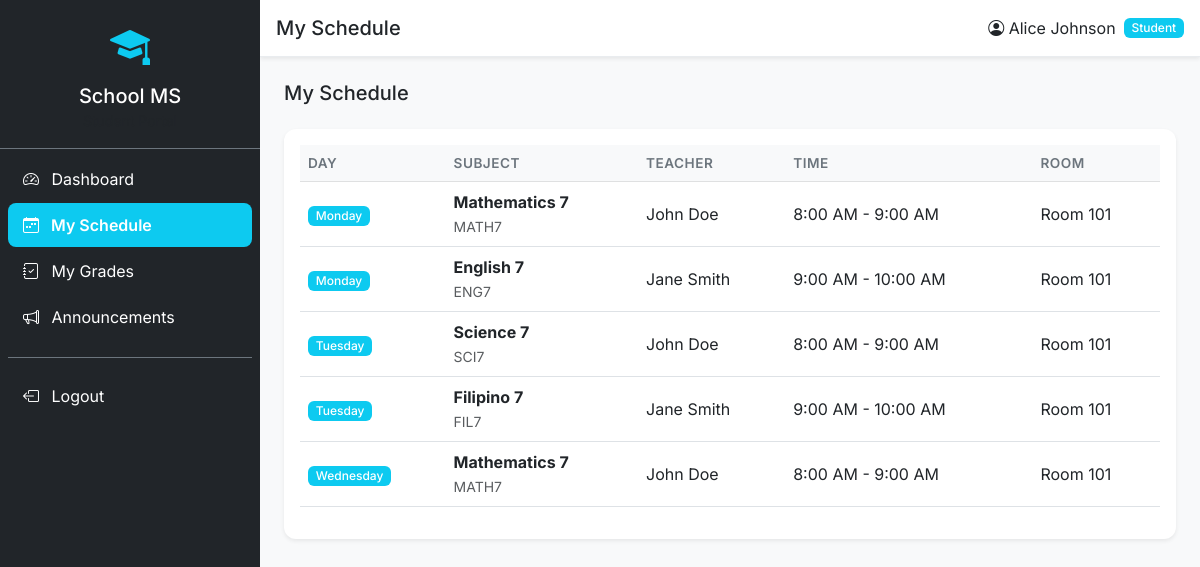
Screenshot of /student/schedule (signed in) with the database file from the repository.
### tables this page shows
CREATE TABLE schedules (
    id INT PRIMARY KEY AUTO_INCREMENT,
    subject_id INT NOT NULL,
    teacher_id INT NOT NULL,
    grade_level INT NOT NULL,
    section VARCHAR(50) NOT NULL,
    day_of_week ENUM('Monday','Tuesday','Wednesday','Thursday','Friday') NOT NULL,
    time_start TIME NOT NULL,
    time_end TIME NOT NULL,
    room VARCHAR(50),
    FOREIGN KEY (subject_id) REFERENCES subjects(id) ON DELETE CASCADE,
    FOREIGN KEY (teacher_id) REFERENCES teachers(id) ON DELETE CASCADE
);

CREATE TABLE subjects (
    id INT PRIMARY KEY AUTO_INCREMENT,
    subject_code VARCHAR(20) UNIQUE NOT NULL,
    subject_name VARCHAR(200) NOT NULL,
    description TEXT,
    grade_level INT NOT NULL,
    credits INT DEFAULT 1,
    status ENUM('active','inactive') DEFAULT 'active'
);

CREATE TABLE teachers (
    id INT PRIMARY KEY AUTO_INCREMENT,
    user_id INT UNIQUE NOT NULL,
    teacher_id VARCHAR(20) UNIQUE NOT NULL,
    first_name VARCHAR(100) NOT NULL,
    last_name VARCHAR(100) NOT NULL,
    department VARCHAR(100),
    specialization VARCHAR(200),
    phone VARCHAR(20),
    address TEXT,
    profile_image VARCHAR(255),
    FOREIGN KEY (user_id) REFERENCES users(id) ON DELETE CASCADE
);

### core/Response.php (called while the page is built, shortened)
<?php
class Response {
    public static function view(string $path, array $data = [], int $statusCode = 200) {
        extract($data);
        $fullPath = BASE_PATH . '/views/' . $path;
        require $fullPath;
        exit;
    }
}

### core/Controller.php (called while the page is built, shortened)
<?php
abstract class Controller {
    protected Session $session;
    public function __construct() {
        $this->session = new Session();
    }
    protected function view(string $path, array $data = []): void {
        $data['session'] = $this->session;
        Response::view($path, $data);
    }
}

### controllers/ScheduleController.php (called while the page is built, shortened)
<?php
class ScheduleController extends Controller {
    private ScheduleService $scheduleService;
    public function __construct() {
        $this->scheduleService = new ScheduleService();
    }
    public function studentSchedule(): void {
        $userId    = $this->session->userId();
        $student   = null;
        $schedules = [];
        try {
            $student   = (new StudentRepository())->findByUserId($userId);
            $schedules = $student
                ? $this->scheduleService->getByStudent($student['grade_level'], $student['section'])
                : [];
        } catch (\Exception $e) {}
        $this->view('student/schedule.php', [
            'title'       => 'My Schedule',
            'schedules'   => $schedules,
            'student'     => $student,
            'currentPage' => 'schedule',
        ]);
    }
}

### index.php (called while the page is built, shortened)
<?php
require_once __DIR__ . '/core/Database.php';
require_once __DIR__ . '/core/Request.php';
require_once __DIR__ . '/core/Response.php';
require_once __DIR__ . '/core/Session.php';
require_once __DIR__ . '/core/Router.php';
require_once __DIR__ . '/core/Controller.php';
require_once __DIR__ . '/core/Model.php';
require_once __DIR__ . '/models/Student.php';
require_once __DIR__ . '/models/Schedule.php';
require_once __DIR__ . '/repositories/UserRepository.php';
require_once __DIR__ . '/repositories/StudentRepository.php';
require_once __DIR__ . '/repositories/ScheduleRepository.php';
require_once __DIR__ . '/services/ScheduleService.php';
require_once __DIR__ . '/controllers/ScheduleController.php';
require_once __DIR__ . '/helpers/format.php';
$session = new Session();
$role    = $session->userRole() ?? '';
$router  = getRouter($role);
$router->dispatch(new Request());

### core/Database.php (called while the page is built, shortened)
<?php
class Database {
    private static ?Database $instance = null;
    private ?PDO $conn = null;
    public static function getInstance(): self {
        if (self::$instance === null) {
            self::$instance = new self();
        }
        return self::$instance;
    }
    public function getConnection(): PDO {
        if ($this->conn === null) {
            $dsn = "mysql:host=" . DB_HOST . ";dbname=" . DB_NAME . ";charset=" . DB_CHARSET;
            $options = [
                PDO::ATTR_ERRMODE            => PDO::ERRMODE_EXCEPTION,
                PDO::ATTR_DEFAULT_FETCH_MODE => PDO::FETCH_ASSOC,
                PDO::ATTR_EMULATE_PREPARES   => false,
            ];
            $this->conn = new PDO($dsn, DB_USER, DB_PASS, $options);
        }
        return $this->conn;
    }
}

### core/Session.php (called while the page is built, shortened)
<?php
class Session {
    public function get(string $key, $default = null) {
        return $_SESSION[$key] ?? $default;
    }
    public function userId(): ?int {
        return $this->get('user_id');
    }
}

### core/Model.php (called while the page is built, shortened)
<?php
abstract class Model {
    protected PDO $db;
    protected string $table;
    public function __construct() {
        $this->db = Database::getInstance()->getConnection();
    }
    public function findWhere(string $column, $value): ?array {
        $stmt = $this->db->prepare("SELECT * FROM {$this->table} WHERE {$column} = ? LIMIT 1");
        $stmt->execute([$value]);
        $result = $stmt->fetch();
        return $result ?: null;
    }
    public function rawQuery(string $sql, array $params = []): array {
        $stmt = $this->db->prepare($sql);
        $stmt->execute($params);
        return $stmt->fetchAll();
    }
}

### repositories/StudentRepository.php (called while the page is built, shortened)
<?php
class StudentRepository extends Model implements IRepository {
    public function findByUserId(int $userId): ?array {
        return $this->findWhere('user_id', $userId);
    }
}

### services/ScheduleService.php (called while the page is built, shortened)
<?php
class ScheduleService {
    private ScheduleRepository $scheduleRepo;
    public function __construct() {
        $this->scheduleRepo = new ScheduleRepository();
    }
    public function getByStudent(int $gradeLevel, string $section): array {
        return $this->scheduleRepo->getByStudent($gradeLevel, $section);
    }
}

### repositories/ScheduleRepository.php (called while the page is built, shortened)
<?php
class ScheduleRepository extends Model implements IRepository {
    public function findAll(array $conditions = [], string $orderBy = 'id DESC', int $limit = 0): array {
        $sql = "SELECT sc.*, s.subject_name, s.subject_code,
                       t.first_name AS teacher_first, t.last_name AS teacher_last
                FROM schedules sc
                JOIN subjects s ON sc.subject_id = s.id
                JOIN teachers t ON sc.teacher_id = t.id";
        $params = [];
        if (!empty($conditions)) {
            $clauses = [];
            foreach ($conditions as $col => $val) {
                $clauses[] = "sc.{$col} = ?";
                $params[]  = $val;
            }
            $sql .= " WHERE " . implode(' AND ', $clauses);
        }
        $sql .= " ORDER BY {$orderBy}";
        return $this->rawQuery($sql, $params);
    }
    public function getByStudent(int $gradeLevel, string $section): array {
        return $this->findAll(
            ['grade_level' => $gradeLevel, 'section' => $section],
            "FIELD(sc.day_of_week, 'Monday','Tuesday','Wednesday','Thursday','Friday'), sc.time_start"
        );
    }
}

### helpers/format.php (called while the page is built, shortened)
<?php
function formatTime(string $time): string {
    return date('g:i A', strtotime($time));
}
function sanitize(string $input): string {
    return htmlspecialchars(trim($input), ENT_QUOTES, 'UTF-8');
}

### core/Request.php (called while the page is built, shortened)
<?php
class Request {
    private array $server;
    public function __construct() {
        $this->server = $_SERVER;
    }
    public function method(): string {
        return strtoupper($this->server['REQUEST_METHOD'] ?? 'GET');
    }
    public function uri(): string {
        $uri = $this->server['REQUEST_URI'] ?? '/';
        $uri = strtok($uri, '?');
        $scriptDir = rtrim(dirname($this->server['SCRIPT_NAME'] ?? ''), '/');
        if ($scriptDir !== '' && strpos($uri, $scriptDir) === 0) {
            $uri = substr($uri, strlen($scriptDir));
        }
        $uri = rtrim($uri, '/');
        return $uri === '' ? '/' : $uri;
    }
}

### views/student/schedule.php (the view, shortened to what this page needs)
<h5 class="mb-4">My Schedule</h5>
<div class="card border-0 shadow-sm">
    <div class="card-body">
        <?php if (!empty($schedules)): ?>
        <div class="table-responsive">
            <table class="table table-hover">
                <thead class="table-light"><tr><th>Day</th><th>Subject</th><th>Teacher</th><th>Time</th><th>Room</th></tr></thead>
                <tbody>
                    <?php foreach (($schedules ?? []) as $sc): ?>
                    <tr>
                        <td><span class="badge bg-info"><?= $sc['day_of_week'] ?></span></td>
                        <td><strong><?= sanitize($sc['subject_name']) ?></strong><br><small class="text-muted"><?= sanitize($sc['subject_code']) ?></small></td>
                        <td><?= sanitize($sc['teacher_first'] . ' ' . $sc['teacher_last']) ?></td>
                        <td><?= formatTime($sc['time_start']) ?> - <?= formatTime($sc['time_end']) ?></td>
                        <td><?= sanitize($sc['room'] ?? '-') ?></td>
                    </tr>
                    <?php endforeach; ?>
                </tbody>
            </table>
        </div>
        <?php else: ?>
        <p class="text-muted text-center py-4">No schedule available for your class.</p>
        <?php endif; ?>
    </div>
</div>
<?php $content = ob_get_clean(); require __DIR__ . '/../layouts/student.php';

### core/Router.php (shortened to what this page needs)
<?php
class Router {
    private array $routes = [];
    private string $prefix = '';
    public function __construct(string $prefix = '') {
        $this->prefix = $prefix;
    }
    private function addRoute(string $method, string $path, array $handler): void {
        $fullPath = $this->prefix . $path;
        $this->routes[] = [
            'method'  => $method,
            'path'    => $fullPath === '' ? '/' : $fullPath,
            'handler' => $handler,
        ];
    }
    public function dispatch(Request $request): void {
        $method = $request->method();
        $uri    = $request->uri();
        $uri    = $uri === '' ? '/' : $uri;
        foreach ($this->routes as $route) {
            $pattern = $this->buildPattern($route['path']);
            if ($route['method'] === $method && preg_match($pattern, $uri, $matches)) {
                $params = array_filter($matches, 'is_string', ARRAY_FILTER_USE_KEY);
                $action          = $route['handler'][1];
                $controller      = new $controllerClass();
                call_user_func_array([$controller, $action], array_values($params));
                return;
            }
        }
    }
    private function buildPattern(string $path): string {
        $pattern = preg_replace('/\{(\w+)\}/', '(?P<$1>[^/]+)', $path);
        return '#^' . $pattern . '$#';
    }
}

### assets/css/style.css (style rules this page uses)
:root { --sidebar-width: 260px; }
* { font-family: 'Inter', sans-serif; }
body { overflow-x: hidden; }
.card { border-radius: 12px; }
.table th { font-weight: 600; font-size: 0.85rem; text-transform: uppercase; letter-spacing: 0.5px; color: #6c757d; }
.table td, .table th { vertical-align: middle; white-space: nowrap; }
.badge { font-weight: 500; }

### rows the page displays
schedules: day_of_week "Monday", subject.subject_name "Mathematics 7", subject.subject_code "MATH7", teacher.last_name "John Doe", time_start "8:00 AM", time_end "9:00 AM", room "Room 101"
schedules: day_of_week "Monday", subject.subject_name "English 7", subject.subject_code "ENG7", teacher.last_name "Jane Smith", time_start "9:00 AM", time_end "10:00 AM", room "Room 101"
schedules: day_of_week "Tuesday", subject.subject_name "Science 7", subject.subject_code "SCI7", teacher.last_name "John Doe", time_start "8:00 AM", time_end "9:00 AM", room "Room 101"
schedules: day_of_week "Tuesday", subject.subject_name "Filipino 7", subject.subject_code "FIL7", teacher.last_name "Jane Smith", time_start "9:00 AM", time_end "10:00 AM", room "Room 101"
schedules: day_of_week "Wednesday", subject.subject_name "Mathematics 7", subject.subject_code "MATH7", teacher.last_name "John Doe", time_start "8:00 AM", time_end "9:00 AM", room "Room 101"
